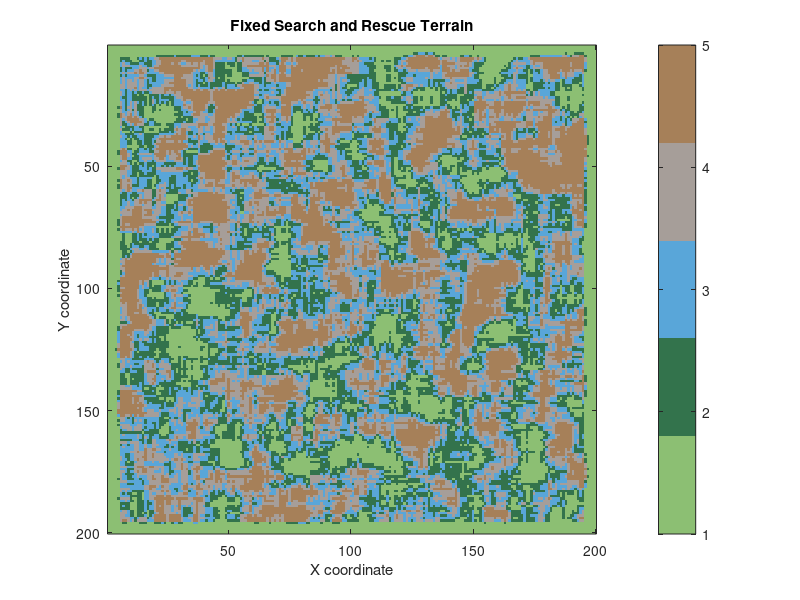

The MATLAB source for this figure:

%% Generate fixed terrain map
rng(42);  % Fixed random seed

mapSize = 200;

% Step 1: Generate random noise
noise = rand(mapSize, mapSize);

% Step 2: Smooth noise to create connected regions
kernel = ones(11, 11) / 121;
smoothNoise = conv2(noise, kernel, 'same');

% Step 3: Classify terrain into 5 types
% Quantiles give approximately equal terrain proportions
edges = quantile(smoothNoise(:), [0.2 0.4 0.6 0.8]);

terrain = ones(mapSize, mapSize);

terrain(smoothNoise > edges(1)) = 2;
terrain(smoothNoise > edges(2)) = 3;
terrain(smoothNoise > edges(3)) = 4;
terrain(smoothNoise > edges(4)) = 5;

% Step 4: Display map
figure;
imagesc(terrain);
axis image;
colormap([
    0.55 0.75 0.45;  % Open
    0.20 0.45 0.30;  % Forest
    0.35 0.65 0.85;  % Water
    0.65 0.62 0.60;  % Urban
    0.65 0.50 0.35   % Hills
    ]);
colorbar;
title('Fixed Search and Rescue Terrain');
xlabel('X coordinate');
ylabel('Y coordinate');

% Step 5: Save fixed terrain
save('terrain_fixed.mat', 'terrain');
